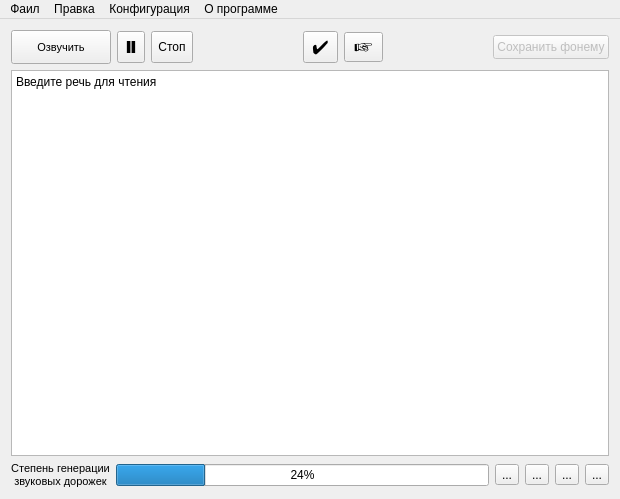
<?xml version="1.0" encoding="UTF-8"?>
<ui version="4.0">
 <class>Menestrel</class>
 <widget class="QMainWindow" name="Menestrel">
  <property name="enabled">
   <bool>true</bool>
  </property>
  <property name="geometry">
   <rect>
    <x>0</x>
    <y>0</y>
    <width>620</width>
    <height>499</height>
   </rect>
  </property>
  <property name="sizePolicy">
   <sizepolicy hsizetype="Fixed" vsizetype="Fixed">
    <horstretch>0</horstretch>
    <verstretch>0</verstretch>
   </sizepolicy>
  </property>
  <property name="minimumSize">
   <size>
    <width>600</width>
    <height>335</height>
   </size>
  </property>
  <property name="maximumSize">
   <size>
    <width>16777215</width>
    <height>16777215</height>
   </size>
  </property>
  <property name="baseSize">
   <size>
    <width>600</width>
    <height>335</height>
   </size>
  </property>
  <property name="windowTitle">
   <string>Скоморох</string>
  </property>
  <property name="windowIcon">
   <iconset resource="ico.qrc">
    <normaloff>:/ico/scomoroh.png</normaloff>:/ico/scomoroh.png</iconset>
  </property>
  <property name="iconSize">
   <size>
    <width>32</width>
    <height>32</height>
   </size>
  </property>
  <widget class="QWidget" name="centralWidget">
   <property name="sizePolicy">
    <sizepolicy hsizetype="Fixed" vsizetype="Fixed">
     <horstretch>0</horstretch>
     <verstretch>0</verstretch>
    </sizepolicy>
   </property>
   <property name="minimumSize">
    <size>
     <width>600</width>
     <height>335</height>
    </size>
   </property>
   <layout class="QVBoxLayout" name="verticalLayout_3">
    <item>
     <layout class="QHBoxLayout" name="horizontalLayout_3">
      <property name="spacing">
       <number>6</number>
      </property>
      <item>
       <widget class="QToolButton" name="ButtonMenestrel">
        <property name="sizePolicy">
         <sizepolicy hsizetype="Minimum" vsizetype="Minimum">
          <horstretch>0</horstretch>
          <verstretch>5</verstretch>
         </sizepolicy>
        </property>
        <property name="minimumSize">
         <size>
          <width>100</width>
          <height>34</height>
         </size>
        </property>
        <property name="maximumSize">
         <size>
          <width>100</width>
          <height>34</height>
         </size>
        </property>
        <property name="sizeIncrement">
         <size>
          <width>1</width>
          <height>1</height>
         </size>
        </property>
        <property name="baseSize">
         <size>
          <width>0</width>
          <height>0</height>
         </size>
        </property>
        <property name="font">
         <font>
          <pointsize>8</pointsize>
         </font>
        </property>
        <property name="toolTip">
         <string>&lt;!DOCTYPE HTML PUBLIC &quot;-//W3C//DTD HTML 4.0//EN&quot; &quot;http://www.w3.org/TR/REC-html40/strict.dtd&quot;&gt;
&lt;html&gt;&lt;head&gt;&lt;meta name=&quot;qrichtext&quot; content=&quot;1&quot; /&gt;&lt;style type=&quot;text/css&quot;&gt;
p, li { white-space: pre-wrap; }
&lt;/style&gt;&lt;/head&gt;&lt;body style=&quot; font-family:'Sans Serif'; font-size:9pt; font-weight:400; font-style:normal;&quot;&gt;
&lt;table style=&quot;-qt-table-type: root; margin-top:4px; margin-bottom:4px; margin-left:4px; margin-right:4px;&quot;&gt;
&lt;tr&gt;
&lt;td style=&quot;border: none;&quot;&gt;
&lt;p style=&quot; margin-top:0px; margin-bottom:0px; margin-left:0px; margin-right:0px; -qt-block-indent:0; text-indent:0px;&quot;&gt;&lt;span style=&quot; font-size:8pt;&quot;&gt;Прекращение редактирования и&lt;/span&gt;&lt;/p&gt;
&lt;p style=&quot; margin-top:0px; margin-bottom:0px; margin-left:0px; margin-right:0px; -qt-block-indent:0; text-indent:0px;&quot;&gt;&lt;span style=&quot; font-size:8pt;&quot;&gt;начало озвучивания от маркера&lt;/span&gt;&lt;/p&gt;&lt;/td&gt;&lt;/tr&gt;&lt;/table&gt;&lt;/body&gt;&lt;/html&gt;</string>
        </property>
        <property name="text">
         <string>Озвучить</string>
        </property>
        <property name="icon">
         <iconset resource="ico.qrc">
          <normaloff>:/ico/media-playback-start.png</normaloff>:/ico/media-playback-start.png</iconset>
        </property>
        <property name="iconSize">
         <size>
          <width>28</width>
          <height>28</height>
         </size>
        </property>
        <property name="checkable">
         <bool>false</bool>
        </property>
        <property name="checked">
         <bool>false</bool>
        </property>
        <property name="toolButtonStyle">
         <enum>Qt::ToolButtonTextBesideIcon</enum>
        </property>
       </widget>
      </item>
      <item>
       <widget class="QToolButton" name="ButtonPausa">
        <property name="maximumSize">
         <size>
          <width>16777215</width>
          <height>32</height>
         </size>
        </property>
        <property name="font">
         <font>
          <family>Dingbats</family>
          <pointsize>13</pointsize>
         </font>
        </property>
        <property name="toolTip">
         <string>Приостановить озвучивание текста</string>
        </property>
        <property name="text">
         <string>yy</string>
        </property>
        <property name="icon">
         <iconset resource="ico.qrc">
          <normaloff>:/ico/media-playback-pause.png</normaloff>:/ico/media-playback-pause.png</iconset>
        </property>
        <property name="iconSize">
         <size>
          <width>28</width>
          <height>28</height>
         </size>
        </property>
       </widget>
      </item>
      <item>
       <widget class="QToolButton" name="ButtonStop">
        <property name="maximumSize">
         <size>
          <width>16777215</width>
          <height>32</height>
         </size>
        </property>
        <property name="font">
         <font>
          <pointsize>9</pointsize>
         </font>
        </property>
        <property name="toolTip">
         <string>Прекращение озвучки и возможно перемещения маркера</string>
        </property>
        <property name="text">
         <string>Стоп</string>
        </property>
        <property name="icon">
         <iconset resource="ico.qrc">
          <normaloff>:/ico/media-playback-stop.png</normaloff>:/ico/media-playback-stop.png</iconset>
        </property>
        <property name="iconSize">
         <size>
          <width>28</width>
          <height>28</height>
         </size>
        </property>
       </widget>
      </item>
      <item>
       <spacer name="horizontalSpacer">
        <property name="orientation">
         <enum>Qt::Horizontal</enum>
        </property>
        <property name="sizeHint" stdset="0">
         <size>
          <width>40</width>
          <height>20</height>
         </size>
        </property>
       </spacer>
      </item>
      <item>
       <widget class="QToolButton" name="ButtonSetMark">
        <property name="sizePolicy">
         <sizepolicy hsizetype="Fixed" vsizetype="Fixed">
          <horstretch>0</horstretch>
          <verstretch>0</verstretch>
         </sizepolicy>
        </property>
        <property name="minimumSize">
         <size>
          <width>0</width>
          <height>32</height>
         </size>
        </property>
        <property name="font">
         <font>
          <family>Dingbats</family>
          <pointsize>14</pointsize>
         </font>
        </property>
        <property name="toolTip">
         <string>Установить метку текста</string>
        </property>
        <property name="text">
         <string>4</string>
        </property>
        <property name="icon">
         <iconset resource="ico.qrc">
          <normaloff>:/ico/bookmark-new.png</normaloff>:/ico/bookmark-new.png</iconset>
        </property>
        <property name="iconSize">
         <size>
          <width>32</width>
          <height>24</height>
         </size>
        </property>
       </widget>
      </item>
      <item>
       <widget class="QToolButton" name="ButtonGoMark">
        <property name="maximumSize">
         <size>
          <width>16777215</width>
          <height>30</height>
         </size>
        </property>
        <property name="font">
         <font>
          <family>Dingbats</family>
          <pointsize>15</pointsize>
         </font>
        </property>
        <property name="toolTip">
         <string>Перейти на метку текста</string>
        </property>
        <property name="text">
         <string>+</string>
        </property>
        <property name="icon">
         <iconset resource="ico.qrc">
          <normaloff>:/ico/bookmarks-organize.png</normaloff>:/ico/bookmarks-organize.png</iconset>
        </property>
        <property name="iconSize">
         <size>
          <width>32</width>
          <height>24</height>
         </size>
        </property>
       </widget>
      </item>
      <item>
       <spacer name="horizontalSpacer_4">
        <property name="orientation">
         <enum>Qt::Horizontal</enum>
        </property>
        <property name="sizeHint" stdset="0">
         <size>
          <width>99</width>
          <height>20</height>
         </size>
        </property>
       </spacer>
      </item>
      <item>
       <widget class="QPushButton" name="pushButton_2">
        <property name="enabled">
         <bool>false</bool>
        </property>
        <property name="sizePolicy">
         <sizepolicy hsizetype="Fixed" vsizetype="Fixed">
          <horstretch>0</horstretch>
          <verstretch>0</verstretch>
         </sizepolicy>
        </property>
        <property name="minimumSize">
         <size>
          <width>0</width>
          <height>0</height>
         </size>
        </property>
        <property name="maximumSize">
         <size>
          <width>150</width>
          <height>24</height>
         </size>
        </property>
        <property name="baseSize">
         <size>
          <width>150</width>
          <height>30</height>
         </size>
        </property>
        <property name="toolTip">
         <string>Сохранение звуковой дорожки всего текста</string>
        </property>
        <property name="text">
         <string>Сохранить фонему</string>
        </property>
        <property name="icon">
         <iconset resource="ico.qrc">
          <normaloff>:/ico/document-save-as.png</normaloff>:/ico/document-save-as.png</iconset>
        </property>
        <property name="iconSize">
         <size>
          <width>28</width>
          <height>28</height>
         </size>
        </property>
       </widget>
      </item>
     </layout>
    </item>
    <item>
     <layout class="QHBoxLayout" name="horizontalLayout_2">
      <property name="sizeConstraint">
       <enum>QLayout::SetFixedSize</enum>
      </property>
      <item>
       <widget class="QPlainTextEdit" name="RechText">
        <property name="sizePolicy">
         <sizepolicy hsizetype="Expanding" vsizetype="Expanding">
          <horstretch>0</horstretch>
          <verstretch>0</verstretch>
         </sizepolicy>
        </property>
        <property name="minimumSize">
         <size>
          <width>400</width>
          <height>240</height>
         </size>
        </property>
        <property name="plainText">
         <string>Введите речь для чтения</string>
        </property>
       </widget>
      </item>
     </layout>
    </item>
    <item>
     <layout class="QHBoxLayout" name="horizontalLayout_4"/>
    </item>
    <item>
     <layout class="QHBoxLayout" name="horizontalLayout">
      <item>
       <widget class="QLabel" name="label">
        <property name="text">
         <string>&lt;!DOCTYPE HTML PUBLIC &quot;-//W3C//DTD HTML 4.0//EN&quot; &quot;http://www.w3.org/TR/REC-html40/strict.dtd&quot;&gt;
&lt;html&gt;&lt;head&gt;&lt;meta name=&quot;qrichtext&quot; content=&quot;1&quot; /&gt;&lt;style type=&quot;text/css&quot;&gt;
p, li { white-space: pre-wrap; }
&lt;/style&gt;&lt;/head&gt;&lt;body style=&quot; font-family:'Sans Serif'; font-size:9pt; font-weight:400; font-style:normal;&quot;&gt;
&lt;p align=&quot;center&quot; style=&quot; margin-top:0px; margin-bottom:0px; margin-left:0px; margin-right:0px; -qt-block-indent:0; text-indent:0px;&quot;&gt;&lt;span style=&quot; font-size:8pt;&quot;&gt;Степень генерации&lt;/span&gt;&lt;/p&gt;
&lt;p align=&quot;center&quot; style=&quot; margin-top:0px; margin-bottom:0px; margin-left:0px; margin-right:0px; -qt-block-indent:0; text-indent:0px;&quot;&gt;&lt;span style=&quot; font-size:8pt;&quot;&gt;звуковых дорожек&lt;/span&gt;&lt;/p&gt;&lt;/body&gt;&lt;/html&gt;</string>
        </property>
       </widget>
      </item>
      <item>
       <widget class="QProgressBar" name="pbwav">
        <property name="value">
         <number>24</number>
        </property>
       </widget>
      </item>
      <item>
       <widget class="QToolButton" name="CreatButton">
        <property name="toolTip">
         <string>&lt;!DOCTYPE HTML PUBLIC &quot;-//W3C//DTD HTML 4.0//EN&quot; &quot;http://www.w3.org/TR/REC-html40/strict.dtd&quot;&gt;
&lt;html&gt;&lt;head&gt;&lt;meta name=&quot;qrichtext&quot; content=&quot;1&quot; /&gt;&lt;style type=&quot;text/css&quot;&gt;
p, li { white-space: pre-wrap; }
&lt;/style&gt;&lt;/head&gt;&lt;body style=&quot; font-family:'Sans Serif'; font-size:9pt; font-weight:400; font-style:normal;&quot;&gt;
&lt;p style=&quot; margin-top:0px; margin-bottom:0px; margin-left:0px; margin-right:0px; -qt-block-indent:0; text-indent:0px;&quot;&gt;&lt;span style=&quot; font-size:8pt;&quot;&gt;Создание файла пустого &lt;/span&gt;&lt;/p&gt;
&lt;p style=&quot; margin-top:0px; margin-bottom:0px; margin-left:0px; margin-right:0px; -qt-block-indent:0; text-indent:0px;&quot;&gt;&lt;span style=&quot; font-size:8pt;&quot;&gt;или на основе другого файла&lt;/span&gt;&lt;/p&gt;&lt;/body&gt;&lt;/html&gt;</string>
        </property>
        <property name="text">
         <string>...</string>
        </property>
        <property name="icon">
         <iconset resource="ico.qrc">
          <normaloff>:/ico/document-edit-sign.png</normaloff>:/ico/document-edit-sign.png</iconset>
        </property>
        <property name="iconSize">
         <size>
          <width>20</width>
          <height>20</height>
         </size>
        </property>
       </widget>
      </item>
      <item>
       <widget class="QToolButton" name="endCrButton">
        <property name="toolTip">
         <string>&lt;!DOCTYPE HTML PUBLIC &quot;-//W3C//DTD HTML 4.0//EN&quot; &quot;http://www.w3.org/TR/REC-html40/strict.dtd&quot;&gt;
&lt;html&gt;&lt;head&gt;&lt;meta name=&quot;qrichtext&quot; content=&quot;1&quot; /&gt;&lt;style type=&quot;text/css&quot;&gt;
p, li { white-space: pre-wrap; }
&lt;/style&gt;&lt;/head&gt;&lt;body style=&quot; font-family:'Sans Serif'; font-size:9pt; font-weight:400; font-style:normal;&quot;&gt;
&lt;p style=&quot; margin-top:0px; margin-bottom:0px; margin-left:0px; margin-right:0px; -qt-block-indent:0; text-indent:0px;&quot;&gt;&lt;span style=&quot; font-size:8pt;&quot;&gt;Завершение создания &lt;/span&gt;&lt;/p&gt;
&lt;p style=&quot; margin-top:0px; margin-bottom:0px; margin-left:0px; margin-right:0px; -qt-block-indent:0; text-indent:0px;&quot;&gt;&lt;span style=&quot; font-size:8pt;&quot;&gt;файла и есть возможность&lt;/span&gt;&lt;/p&gt;
&lt;p style=&quot; margin-top:0px; margin-bottom:0px; margin-left:0px; margin-right:0px; -qt-block-indent:0; text-indent:0px;&quot;&gt;&lt;span style=&quot; font-size:8pt;&quot;&gt; чтения его&lt;/span&gt;&lt;/p&gt;&lt;/body&gt;&lt;/html&gt;</string>
        </property>
        <property name="text">
         <string>...</string>
        </property>
        <property name="icon">
         <iconset resource="ico.qrc">
          <normaloff>:/ico/document-close.png</normaloff>:/ico/document-close.png</iconset>
        </property>
        <property name="iconSize">
         <size>
          <width>20</width>
          <height>20</height>
         </size>
        </property>
       </widget>
      </item>
      <item>
       <widget class="QToolButton" name="openButton">
        <property name="toolTip">
         <string>&lt;!DOCTYPE HTML PUBLIC &quot;-//W3C//DTD HTML 4.0//EN&quot; &quot;http://www.w3.org/TR/REC-html40/strict.dtd&quot;&gt;
&lt;html&gt;&lt;head&gt;&lt;meta name=&quot;qrichtext&quot; content=&quot;1&quot; /&gt;&lt;style type=&quot;text/css&quot;&gt;
p, li { white-space: pre-wrap; }
&lt;/style&gt;&lt;/head&gt;&lt;body style=&quot; font-family:'Sans Serif'; font-size:9pt; font-weight:400; font-style:normal;&quot;&gt;
&lt;p style=&quot; margin-top:0px; margin-bottom:0px; margin-left:0px; margin-right:0px; -qt-block-indent:0; text-indent:0px;&quot;&gt;&lt;span style=&quot; font-size:8pt;&quot;&gt;Открыть файл для чтения&lt;/span&gt;&lt;/p&gt;&lt;/body&gt;&lt;/html&gt;</string>
        </property>
        <property name="text">
         <string>...</string>
        </property>
        <property name="icon">
         <iconset resource="ico.qrc">
          <normaloff>:/ico/document-open.png</normaloff>:/ico/document-open.png</iconset>
        </property>
        <property name="iconSize">
         <size>
          <width>20</width>
          <height>20</height>
         </size>
        </property>
       </widget>
      </item>
      <item>
       <widget class="QToolButton" name="saveButton">
        <property name="toolTip">
         <string>&lt;!DOCTYPE HTML PUBLIC &quot;-//W3C//DTD HTML 4.0//EN&quot; &quot;http://www.w3.org/TR/REC-html40/strict.dtd&quot;&gt;
&lt;html&gt;&lt;head&gt;&lt;meta name=&quot;qrichtext&quot; content=&quot;1&quot; /&gt;&lt;style type=&quot;text/css&quot;&gt;
p, li { white-space: pre-wrap; }
&lt;/style&gt;&lt;/head&gt;&lt;body style=&quot; font-family:'Sans Serif'; font-size:9pt; font-weight:400; font-style:normal;&quot;&gt;
&lt;p style=&quot; margin-top:0px; margin-bottom:0px; margin-left:0px; margin-right:0px; -qt-block-indent:0; text-indent:0px;&quot;&gt;&lt;span style=&quot; font-size:8pt;&quot;&gt;Сохранить текстовый файл&lt;/span&gt;&lt;/p&gt;&lt;/body&gt;&lt;/html&gt;</string>
        </property>
        <property name="text">
         <string>...</string>
        </property>
        <property name="icon">
         <iconset resource="ico.qrc">
          <normaloff>:/ico/document-save-all.png</normaloff>:/ico/document-save-all.png</iconset>
        </property>
        <property name="iconSize">
         <size>
          <width>20</width>
          <height>20</height>
         </size>
        </property>
       </widget>
      </item>
     </layout>
    </item>
   </layout>
  </widget>
  <widget class="QMenuBar" name="menuBar">
   <property name="geometry">
    <rect>
     <x>0</x>
     <y>0</y>
     <width>620</width>
     <height>21</height>
    </rect>
   </property>
   <widget class="QMenu" name="menu">
    <property name="title">
     <string>Фаил</string>
    </property>
    <addaction name="Creat_act"/>
    <addaction name="endCr"/>
    <addaction name="Open_act"/>
    <addaction name="Save_act"/>
    <addaction name="Save_fonem_act"/>
    <addaction name="Exit_act"/>
   </widget>
   <widget class="QMenu" name="menu_2">
    <property name="title">
     <string>Правка</string>
    </property>
    <addaction name="Undo_act"/>
    <addaction name="Redo_act"/>
    <addaction name="separator"/>
    <addaction name="Copy_act"/>
    <addaction name="Past_act"/>
    <addaction name="Cut_act"/>
    <addaction name="Clear_act"/>
    <addaction name="separator"/>
    <addaction name="SelectAll_act"/>
    <addaction name="Find_act"/>
   </widget>
   <widget class="QMenu" name="menu_3">
    <property name="title">
     <string>О программе</string>
    </property>
    <addaction name="about_act"/>
   </widget>
   <widget class="QMenu" name="menu_4">
    <property name="title">
     <string>Конфигурация</string>
    </property>
    <addaction name="Dict"/>
    <addaction name="znak"/>
   </widget>
   <addaction name="menu"/>
   <addaction name="menu_2"/>
   <addaction name="menu_4"/>
   <addaction name="menu_3"/>
  </widget>
  <action name="Creat_act">
   <property name="enabled">
    <bool>true</bool>
   </property>
   <property name="text">
    <string>Создать</string>
   </property>
  </action>
  <action name="Open_act">
   <property name="text">
    <string>Открыть</string>
   </property>
  </action>
  <action name="Save_act">
   <property name="text">
    <string>Сохранить текс</string>
   </property>
  </action>
  <action name="Exit_act">
   <property name="text">
    <string>Выход</string>
   </property>
   <property name="menuRole">
    <enum>QAction::QuitRole</enum>
   </property>
  </action>
  <action name="Copy_act">
   <property name="text">
    <string>Копировать</string>
   </property>
   <property name="shortcut">
    <string>Ctrl+C, Shift+Ins</string>
   </property>
  </action>
  <action name="Past_act">
   <property name="text">
    <string>Вставить</string>
   </property>
   <property name="shortcut">
    <string>Ctrl+V, Shift+Ins</string>
   </property>
  </action>
  <action name="Cut_act">
   <property name="text">
    <string>Вырезать</string>
   </property>
   <property name="shortcut">
    <string>Ctrl+X</string>
   </property>
  </action>
  <action name="Help_act">
   <property name="text">
    <string>Справка</string>
   </property>
   <property name="menuRole">
    <enum>QAction::TextHeuristicRole</enum>
   </property>
  </action>
  <action name="about_act">
   <property name="text">
    <string>об авторе</string>
   </property>
   <property name="menuRole">
    <enum>QAction::AboutRole</enum>
   </property>
  </action>
  <action name="Save_fonem_act">
   <property name="enabled">
    <bool>false</bool>
   </property>
   <property name="text">
    <string>Сохранить фонему</string>
   </property>
  </action>
  <action name="Undo_act">
   <property name="text">
    <string>Отменить</string>
   </property>
   <property name="shortcut">
    <string>Ctrl+Z</string>
   </property>
  </action>
  <action name="Redo_act">
   <property name="text">
    <string>Вернуть</string>
   </property>
   <property name="shortcut">
    <string>Ctrl+Shift+Z</string>
   </property>
  </action>
  <action name="Clear_act">
   <property name="text">
    <string>Очистить</string>
   </property>
  </action>
  <action name="SelectAll_act">
   <property name="text">
    <string>Выделить все</string>
   </property>
   <property name="shortcut">
    <string>Ctrl+A</string>
   </property>
  </action>
  <action name="actionHttp_www_google_com">
   <property name="text">
    <string>http://www.google.com</string>
   </property>
  </action>
  <action name="Find_act">
   <property name="text">
    <string>Найти</string>
   </property>
   <property name="shortcut">
    <string>Ctrl+F</string>
   </property>
  </action>
  <action name="Dict">
   <property name="text">
    <string>Общая конфигурация</string>
   </property>
   <property name="toolTip">
    <string>Общая конфигурация и Словарь ударений</string>
   </property>
  </action>
  <action name="znak">
   <property name="text">
    <string>Знаки и темп</string>
   </property>
   <property name="toolTip">
    <string>Установить правила произнесения знаков препинания и темп чтения</string>
   </property>
  </action>
  <action name="endCr">
   <property name="text">
    <string>Конец создания</string>
   </property>
  </action>
 </widget>
 <layoutdefault spacing="6" margin="11"/>
 <resources>
  <include location="ico.qrc"/>
 </resources>
 <connections>
  <connection>
   <sender>Exit_act</sender>
   <signal>triggered()</signal>
   <receiver>Menestrel</receiver>
   <slot>close()</slot>
   <hints>
    <hint type="sourcelabel">
     <x>-1</x>
     <y>-1</y>
    </hint>
    <hint type="destinationlabel">
     <x>299</x>
     <y>178</y>
    </hint>
   </hints>
  </connection>
  <connection>
   <sender>Copy_act</sender>
   <signal>triggered()</signal>
   <receiver>RechText</receiver>
   <slot>copy()</slot>
   <hints>
    <hint type="sourcelabel">
     <x>-1</x>
     <y>-1</y>
    </hint>
    <hint type="destinationlabel">
     <x>220</x>
     <y>152</y>
    </hint>
   </hints>
  </connection>
  <connection>
   <sender>Past_act</sender>
   <signal>triggered()</signal>
   <receiver>RechText</receiver>
   <slot>paste()</slot>
   <hints>
    <hint type="sourcelabel">
     <x>-1</x>
     <y>-1</y>
    </hint>
    <hint type="destinationlabel">
     <x>220</x>
     <y>152</y>
    </hint>
   </hints>
  </connection>
  <connection>
   <sender>Cut_act</sender>
   <signal>triggered()</signal>
   <receiver>RechText</receiver>
   <slot>cut()</slot>
   <hints>
    <hint type="sourcelabel">
     <x>-1</x>
     <y>-1</y>
    </hint>
    <hint type="destinationlabel">
     <x>220</x>
     <y>152</y>
    </hint>
   </hints>
  </connection>
  <connection>
   <sender>Undo_act</sender>
   <signal>triggered()</signal>
   <receiver>RechText</receiver>
   <slot>undo()</slot>
   <hints>
    <hint type="sourcelabel">
     <x>-1</x>
     <y>-1</y>
    </hint>
    <hint type="destinationlabel">
     <x>220</x>
     <y>152</y>
    </hint>
   </hints>
  </connection>
  <connection>
   <sender>Redo_act</sender>
   <signal>triggered()</signal>
   <receiver>RechText</receiver>
   <slot>redo()</slot>
   <hints>
    <hint type="sourcelabel">
     <x>-1</x>
     <y>-1</y>
    </hint>
    <hint type="destinationlabel">
     <x>220</x>
     <y>152</y>
    </hint>
   </hints>
  </connection>
  <connection>
   <sender>Clear_act</sender>
   <signal>triggered()</signal>
   <receiver>RechText</receiver>
   <slot>clear()</slot>
   <hints>
    <hint type="sourcelabel">
     <x>-1</x>
     <y>-1</y>
    </hint>
    <hint type="destinationlabel">
     <x>220</x>
     <y>152</y>
    </hint>
   </hints>
  </connection>
  <connection>
   <sender>SelectAll_act</sender>
   <signal>triggered()</signal>
   <receiver>RechText</receiver>
   <slot>selectAll()</slot>
   <hints>
    <hint type="sourcelabel">
     <x>-1</x>
     <y>-1</y>
    </hint>
    <hint type="destinationlabel">
     <x>220</x>
     <y>152</y>
    </hint>
   </hints>
  </connection>
 </connections>
</ui>
